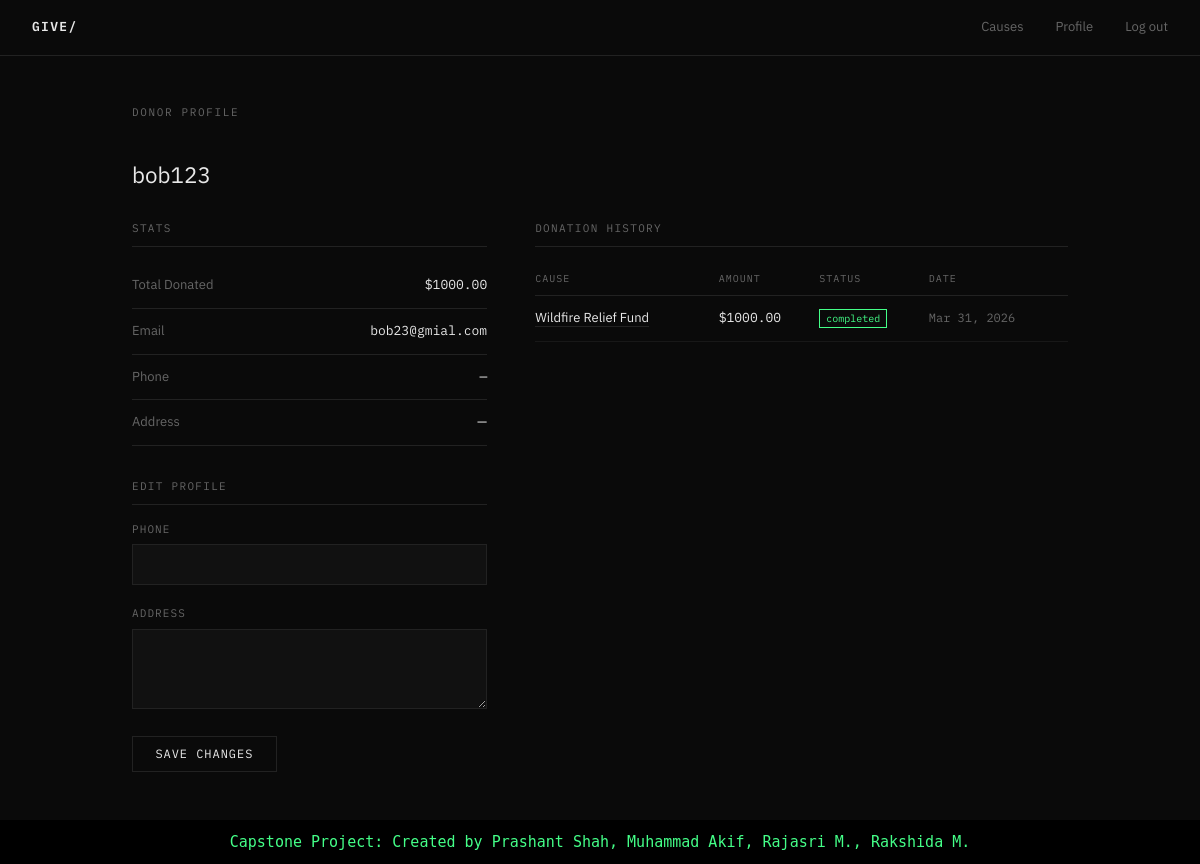
Page /profile/ (signed in) on the committed database.
### core/models.py (models this page shows, shortened)
class DonorProfile(models.Model):
    user = models.OneToOneField(User, on_delete=models.CASCADE)
    phone = models.CharField(max_length=20, blank=True)
    address = models.TextField(blank=True)
    total_donated = models.DecimalField(max_digits=10, decimal_places=2, default=0)

class Donation(models.Model):
    STATUS_CHOICES = [
        ('pending', 'Pending'),
        ('completed', 'Completed'),
        ('failed', 'Failed'),
    ]
    donor = models.ForeignKey(User, on_delete=models.CASCADE)
    cause = models.ForeignKey(Cause, on_delete=models.CASCADE)
    amount = models.DecimalField(max_digits=10, decimal_places=2)
    status = models.CharField(max_length=20, choices=STATUS_CHOICES, default='pending')
    transaction_id = models.CharField(max_length=100, unique=True)
    donated_at = models.DateTimeField(auto_now_add=True)
    message = models.TextField(blank=True)

class Cause(models.Model):
    title = models.CharField(max_length=200)
    description = models.TextField()
    goal_amount = models.DecimalField(max_digits=10, decimal_places=2)
    raised_amount = models.DecimalField(max_digits=10, decimal_places=2, default=0)
    image_url = models.URLField(blank=True)
    created_at = models.DateTimeField(auto_now_add=True)
    is_active = models.BooleanField(default=True)

### core/views.py (the view)
# urls.py: path('profile/', views.profile, name='profile'),
@login_required
def profile(request):
    profile, _ = DonorProfile.objects.get_or_create(user=request.user)
    donations = Donation.objects.filter(donor=request.user).order_by('-donated_at')
    if request.method == 'POST':
        profile.phone = request.POST.get('phone', '')
        profile.address = request.POST.get('address', '')
        profile.save()
        messages.success(request, 'Profile updated.')
        return redirect('profile')
    return render(request, 'core/profile.html', {'profile': profile, 'donations': donations})

### templates/core/profile.html (shortened to what this page needs)
{% extends 'core/base.html' %}
{% block content %}
<p class="page-title">Donor Profile</p>
<h1 style="font-size: 1.4rem; font-weight: 400; margin-bottom: 2rem;">{{ user.username }}</h1>
<div class="profile-grid">
  <div>
    <p class="section-label">Stats</p>
    <div class="profile-stat-row">
      <span class="label">Total Donated</span>
      <span class="val">${{ profile.total_donated|floatformat:2 }}</span>
    </div>
    <div class="profile-stat-row">
      <span class="label">Email</span>
      <span class="val">{{ user.email|default:"—" }}</span>
    </div>
    <div class="profile-stat-row">
      <span class="label">Phone</span>
      <span class="val">{{ profile.phone|default:"—" }}</span>
    </div>
    <div class="profile-stat-row">
      <span class="label">Address</span>
      <span class="val" style="font-family: inherit;">{{ profile.address|default:"—" }}</span>
    </div>
    <div style="margin-top: 2rem;">
      <p class="section-label">Edit Profile</p>
      <form method="POST" class="form-block">
        <div class="field">
          <label>Phone</label>
          <input type="text" name="phone" value="{{ profile.phone }}">
        </div>
        <div class="field">
          <label>Address</label>
          <textarea name="address">{{ profile.address }}</textarea>
        </div>
        <button type="submit" class="btn">Save Changes</button>
      </form>
    </div>
  </div>
  <div>
    <p class="section-label">Donation History</p>
    {% if donations %}
    <table>
      <thead>
        <tr>
          <th>Cause</th>
          <th>Amount</th>
          <th>Status</th>
          <th>Date</th>
        </tr>
      </thead>
      <tbody>
        {% for d in donations %}
        <tr>
          <td><a href="/cause/{{ d.cause.pk }}/">{{ d.cause.title }}</a></td>
          <td style="font-family: 'IBM Plex Mono', monospace;">${{ d.amount }}</td>
          <td><span class="status-pill status-{{ d.status }}">{{ d.status }}</span></td>
          <td style="color: var(--muted); font-size: 12px; font-family: 'IBM Plex Mono', monospace;">{{ d.donated_at|date:"M d, Y" }}</td>
        </tr>
        {% endfor %}
      </tbody>
    </table>
    {% else %}
      <p style="color: var(--muted); font-size: 13px;">No donations yet. <a href="/">Browse causes</a>.</p>
    {% endif %}
  </div>
</div>
{% endblock %}

### static/css/style.css (style rules this page uses)
*, *::before, *::after { box-sizing: border-box; margin: 0; padding: 0; }
:root { --bg: #0a0a0a; --surface: #111111; --border: #222222; --text: #e8e8e8; --muted: #666666; --accent: #ffffff; --danger: #ff4444; --success: #44ff88; }
body { background: var(--bg); color: var(--text); font-family: 'IBM Plex Sans', sans-serif; font-size: 15px; line-height: 1.6; min-height: 100vh; }
a { color: var(--text); text-decoration: none; border-bottom: 1px solid var(--border); transition: border-color 0.2s; }
.page-title { font-family: 'IBM Plex Mono', monospace; font-size: 11px; letter-spacing: 0.15em; text-transform: uppercase; color: var(--muted); margin-bottom: 2.5rem; }
h1 { font-size: 2rem; font-weight: 300; margin-bottom: 0.5rem; line-height: 1.2; }
.btn { display: inline-block; padding: 0.6rem 1.4rem; font-size: 12px; font-family: 'IBM Plex Mono', monospace; letter-spacing: 0.08em; text-transform: uppercase; border: 1px solid var(--border); background: transparent; color: var(--text); cursor: pointer; transition: background 0.15s, border-color 0.15s; text-decoration: none; }
.form-block { max-width: 480px; }
.field { margin-bottom: 1.25rem; }
.field label { display: block; font-size: 11px; letter-spacing: 0.1em; text-transform: uppercase; color: var(--muted); margin-bottom: 6px; font-family: 'IBM Plex Mono', monospace; }
.field input, .field textarea, .field select { width: 100%; background: var(--surface); border: 1px solid var(--border); color: var(--text); padding: 0.65rem 0.8rem; font-size: 14px; font-family: 'IBM Plex Sans', sans-serif; outline: none; transition: border-color 0.2s; }
.field textarea { min-height: 80px; resize: vertical; }
.section-label { font-size: 11px; letter-spacing: 0.12em; text-transform: uppercase; color: var(--muted); font-family: 'IBM Plex Mono', monospace; margin-bottom: 1rem; padding-bottom: 0.5rem; border-bottom: 1px solid var(--border); }
table { width: 100%; border-collapse: collapse; font-size: 13px; }
th { text-align: left; padding: 0.5rem 0; font-size: 10px; letter-spacing: 0.1em; text-transform: uppercase; color: var(--muted); font-family: 'IBM Plex Mono', monospace; border-bottom: 1px solid var(--border); font-weight: 400; }
td { padding: 0.75rem 0; border-bottom: 1px solid #181818; vertical-align: top; }
.status-pill { font-size: 10px; font-family: 'IBM Plex Mono', monospace; padding: 2px 6px; border: 1px solid; }
.status-completed { border-color: var(--success); color: var(--success); }
.profile-grid { display: grid; grid-template-columns: 1fr 1.5fr; gap: 3rem; }
.profile-stat-row { display: flex; justify-content: space-between; padding: 0.75rem 0; border-bottom: 1px solid var(--border); font-size: 13px; }
.profile-stat-row .label { color: var(--muted); }
.profile-stat-row .val { font-family: 'IBM Plex Mono', monospace; }

### rows in the picture
DonorProfile: total_donated "1000.00", phone "—", address "—"
Donation: cause "Wildfire Relief Fund", amount "1000.00", status "completed", donated_at "Mar 31, 2026"

### other values in the picture
{{ user.username }} "bob123"
{{ user.email|default:"—" }} "bob23@gmial.com"
